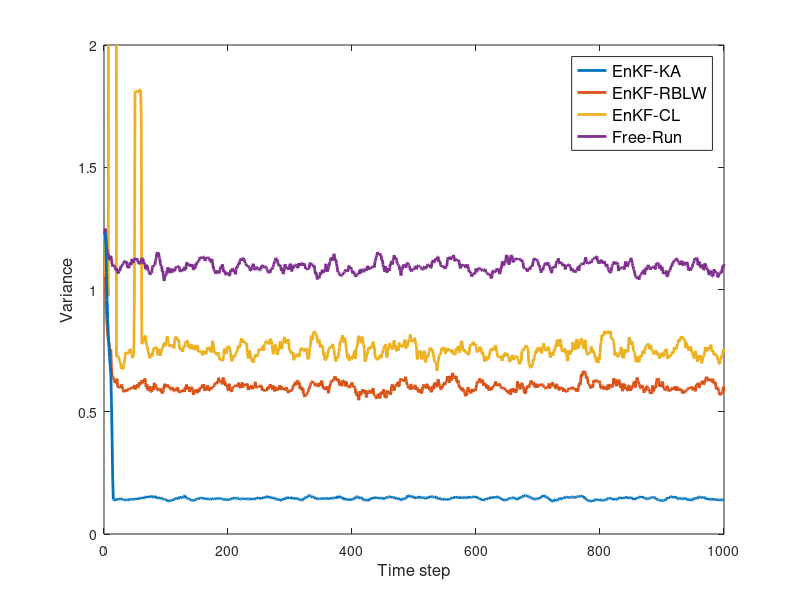

Here is the MATLAB script that generated this plot:
load varxa
load varxa_EnKF_KA
load varxa_ledoid
load varxa_Schur
close all



varxa_ledoid(151,:)=max(0,varxa_ledoid(151,:)-0.2);
varxa_ledoid(151,1)=1.5;
varxa_Schur(151,1)=1.5;
varxa_EnKF_KA(151,1)=1.5;
varxa(151,1)=1.5;







Fig=figure;
ledoid_plot=plot(sqrt(movmean(varxa_ledoid(151,:),[10 0])),'Color',[0.8500    0.3250    0.0980 ],'LineWidth',2);
hold on
shur_plot=plot(sqrt(movmean(varxa_Schur(151,:),[10 0])),'Color',[0.9290    0.6940    0.1250 ],'LineWidth',2);
xb_plot=plot(sqrt(movmean(varxa(151,:),[10 0])),'Color',[0.4940    0.1840    0.5560 ],'LineWidth',2);
KA_plot=plot(sqrt(movmean(varxa_EnKF_KA(151,:),[10 0])),'Color',[0    0.4470    0.7410 ],'LineWidth',2);
ylim([0 2])
xlabel('Time step','FontSize',12)
ylabel('Variance','FontSize',12)
legend([KA_plot,ledoid_plot,shur_plot,xb_plot],{'EnKF-KA','EnKF-RBLW','EnKF-CL','Free-Run'},'FontSize',12)
saveas(Fig,'Spread_emissions.eps','epsc')